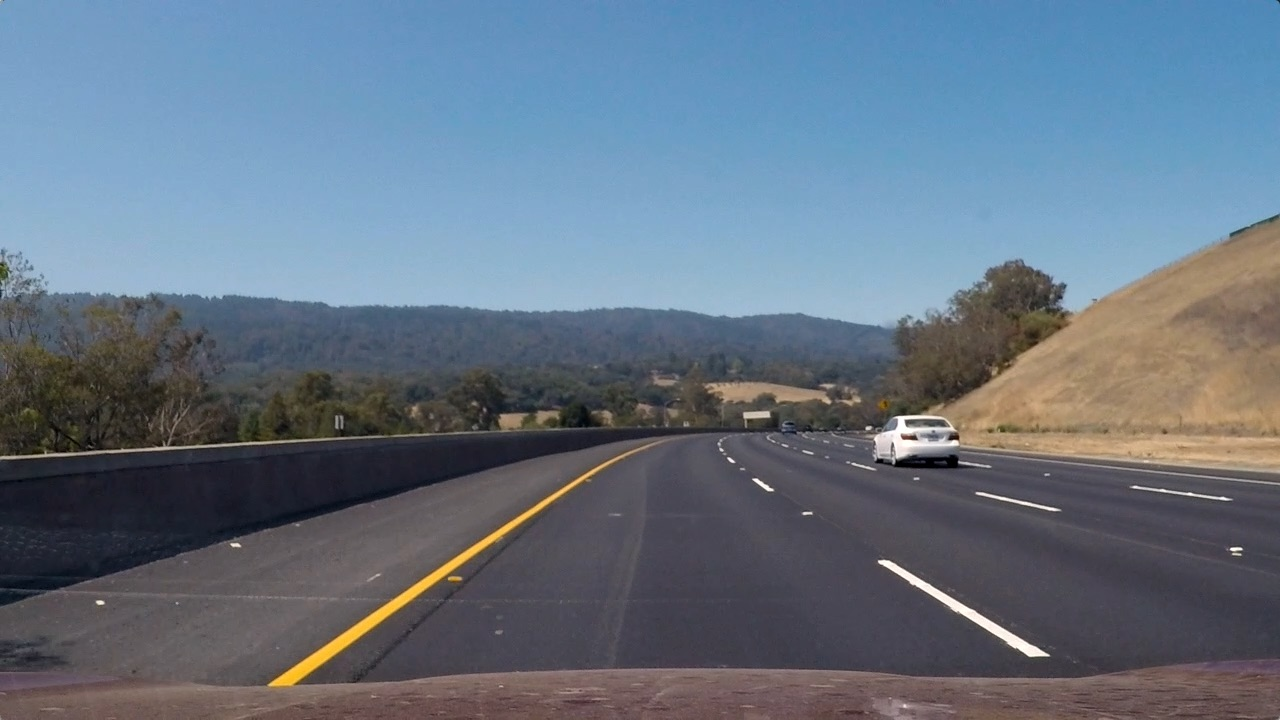
#> input picture threshold.jpg, 1280 x 720 px
$ jupyter execute --allow-errors Phase1_CSE483_18P3059.ipynb   (shell and % lines are left out)   (older library calls are emulated)
#> lines starting #> are read from the running program, lines starting #| are printed output that depends on the picture; after the words box and inside, x2 and y2 are one past the last pixel; in counts of white or black regions, pixels touching at a corner belong together
# Phase 1 - Computer Vision Project
**Done by: Mariam Yasser Abdelmageed Meckawy - 18P3059**

### Table of Contents
 1) [Gray-scale Thresholding](#Thresh)<br>
 2) [Bird-eye View](#Bird_eye)<br>
 3) [Highlighting the Lane Boundaries](#bound)<br>
 4) [Radius of Curve](#radius)<br>
 5) [Highlighting Lane](#lane)<br>
 6) [Outout](#Output)


[cell 1]
import numpy as np
import cv2
import matplotlib.image as mpimg
import matplotlib.pyplot as plt

## Gray-scale Thresholding  <a class="anchor" id="Thresh"></a>
Application on Sobel operator to get edges

[cell 2]
image = mpimg.imread('threshold.jpg')
#> image is the input picture: shape (720, 1280, 3); mean R, G, B 101.1, 115.3, 130.7

# create color and gradient pipeline.
def color_grid_thresh(img, s_thresh=(130, 255),h_thresh=(15,100),sx_thresh=(20, 100)):

    # gray scale the image for gradient processing
#> called with s_thresh = (30, 255), h_thresh = (15, 55), sx_thresh = (10, 50)
    gray = cv2.cvtColor(img, cv2.COLOR_RGB2GRAY)

    # Apply sobel on the x-axis to get vertical edges
    sobelx = cv2.Sobel(gray, cv2.CV_64F, 1, 0)
    abs_sobelx = np.absolute(sobelx)

    #converting Gray imaged to RGB colored image again
    scaled_sobel = np.uint8(255*abs_sobelx/np.max(abs_sobelx))

    # Threshold x gradient
    sx = np.zeros_like(scaled_sobel)
    sx[(scaled_sobel >= sx_thresh[0]) & (scaled_sobel <= sx_thresh[1])] = 1

    # Convert to HLS color space to control hue, saturation
    hls = cv2.cvtColor(img, cv2.COLOR_RGB2HLS)
#> hls: shape (720, 1280, 3); mean of channels 0, 1, 2 94.8, 115.7, 62.1

    h_channel = hls[:,:,0]
    s_channel = hls[:,:,2]
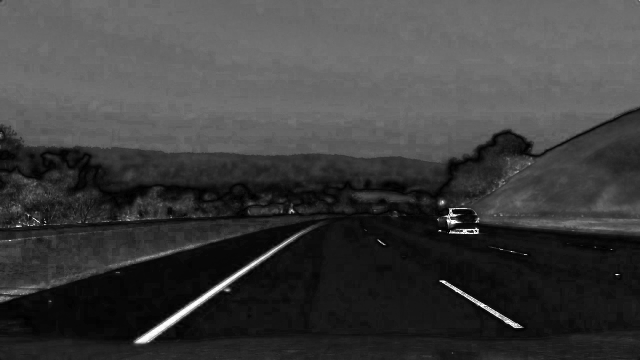
#> s_channel: shape (720, 1280) (shown at 1/2 size); min 0, max 255, mean 62.1

    s_binary = np.zeros_like(s_channel)
    s_binary[(s_channel >= s_thresh[0]) & (s_channel <= s_thresh[1])] = 1

    h_binary = np.zeros_like(h_channel)
    h_binary[(h_channel >= h_thresh[0]) & (h_channel <= h_thresh[1])] = 1

    # Combine the two thresholds
    combined_binary = np.zeros_like(sx)
    combined_binary[(s_binary == 1) |(h_binary == 1) | (sx == 1)] = 1
    return combined_binary

img_threaded = color_grid_thresh(image, s_thresh=(30, 255), h_thresh=(15,55), sx_thresh=(10, 50))
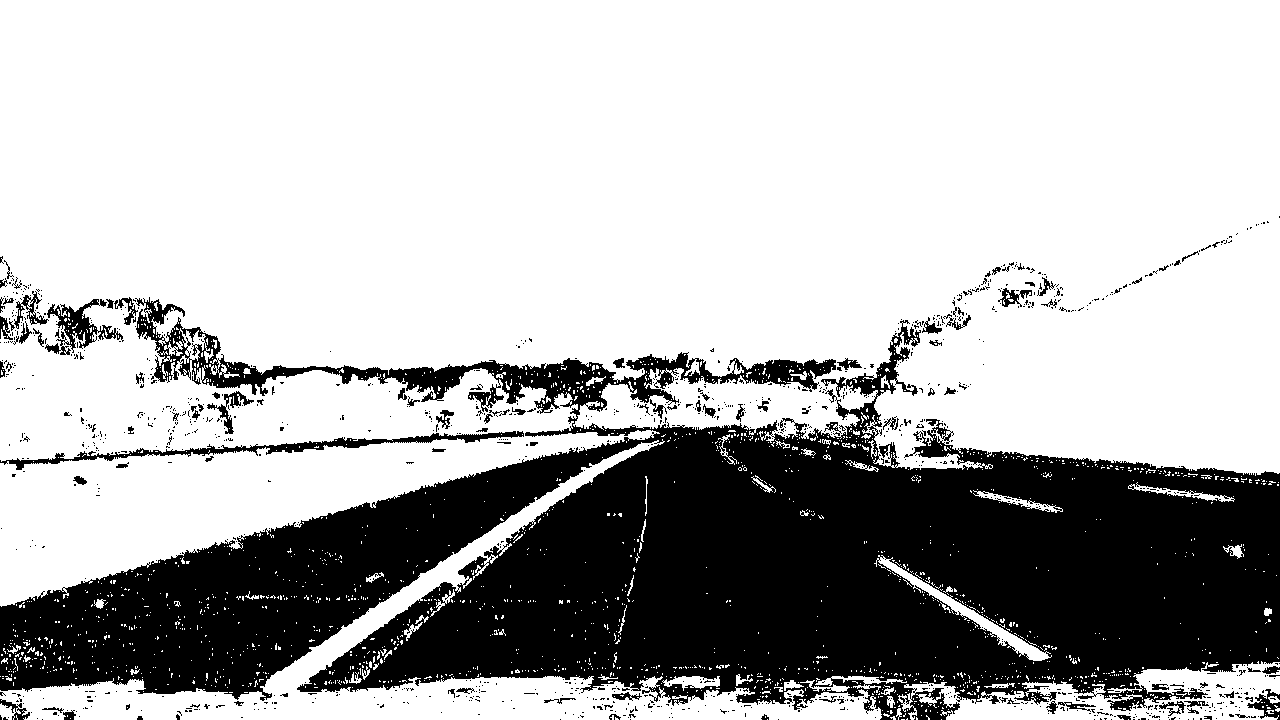
#> img_threaded: shape (720, 1280); values 0 (black) and 1 (white), 70.2% white; 1133 black regions (1031 under 20 px), largest, box (x1, y1, x2, y2) and area: (0, 297, 1280, 720) 260312, (0, 431, 524, 470) 2771, (45, 299, 124, 355) 1439
cv2.imwrite('output_images/after_thersholding.png',img_threaded)

# Plot the result
f, (ax1, ax2) = plt.subplots(1, 2, figsize=(20, 10))
f.tight_layout()

ax1.set_title('Original Image', fontsize=30)
ax1.imshow(image)


ax2.set_title('Sobel & Gradient thresholds', fontsize=30)
ax2.imshow(img_threaded,cmap='gray')

## Bird's Eye View  <a class="anchor" id="Bird_eye"></a>
Application on Geometric tranformations, we will get the values of the points of the pixels we want by opening the image in paint and standing on the points we want to get their x and y values and the values will be showing in the bar at the bottom

[cell 3]
img = mpimg.imread('highway1.jpg')
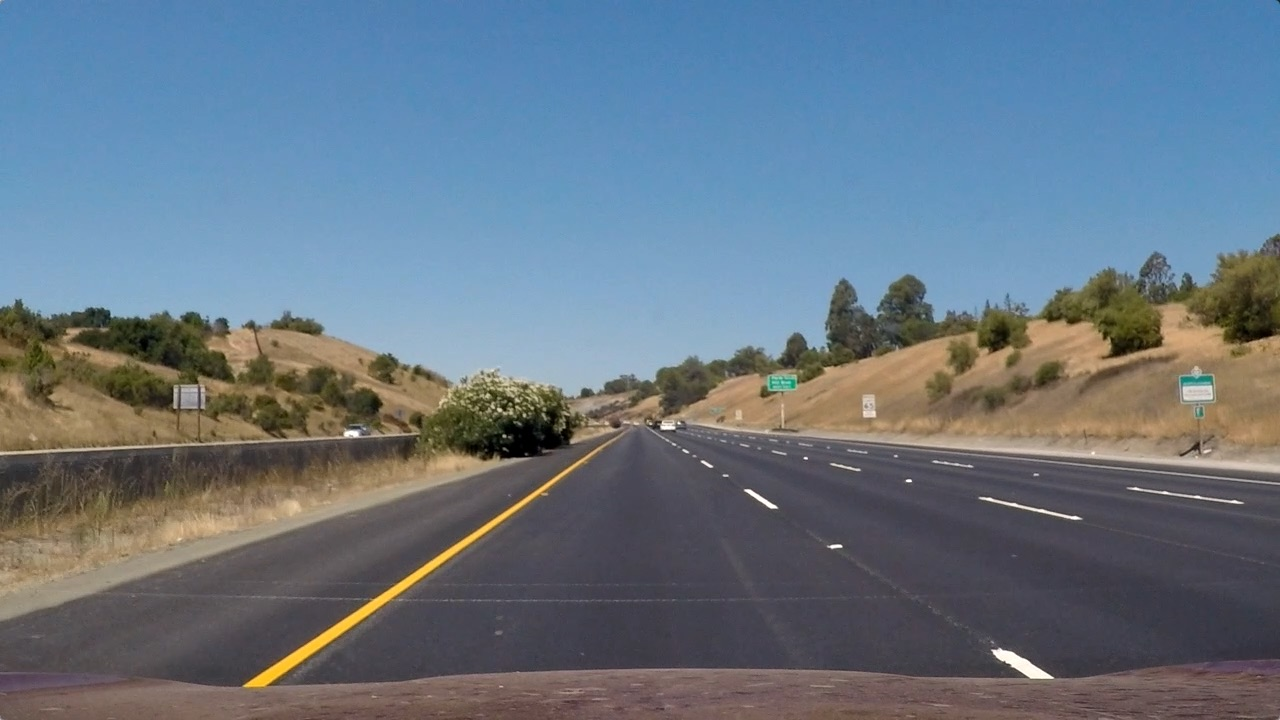
#> input picture highway1.jpg, 1280 x 720 px
#> img is the input picture: shape (720, 1280, 3); mean R, G, B 103.2, 117.7, 131.2
img_size = (img.shape[1],img.shape[0])

#points we want to change their view
src = np.float32([[705, 461],[999, 650],[303,650],[581, 462]])

print(img_size)
#| (1280, 720)

[cell 4]
#output image points
dst = np.float32([[805,1],[805, 720],[410,720],[410,1]])

#Change the perspective of the road using wrapping
M = cv2.getPerspectiveTransform(src,dst)
presp = cv2.getPerspectiveTransform(dst,src)
warped = cv2.warpPerspective(img_threaded,M,img_size,flags=cv2.INTER_LINEAR)
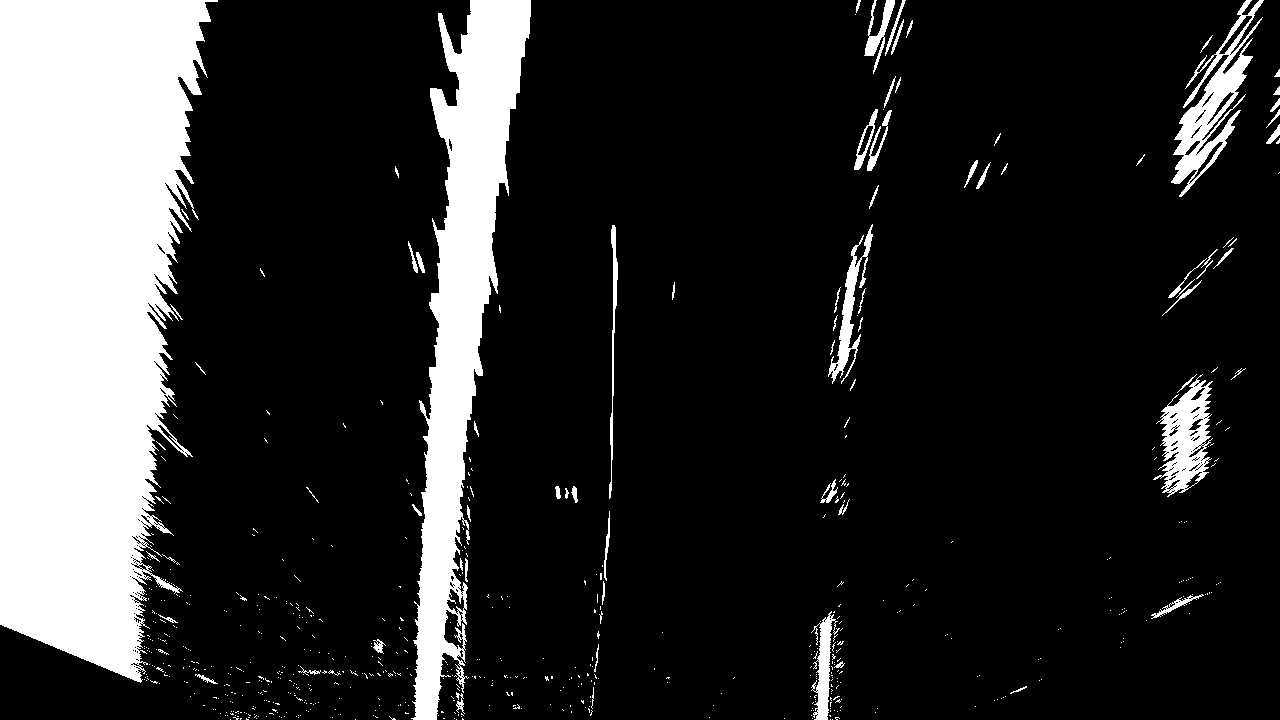
#> warped: shape (720, 1280); values 0 (black) and 1 (white), 17.8% white; 640 white regions (563 under 20 px), largest, box (x1, y1, x2, y2) and area: (0, 0, 218, 683) 110527, (411, 0, 531, 720) 34943, (1171, 0, 1264, 197) 5075

f, (ax1, ax2) = plt.subplots(1, 2, figsize=(24, 9))
f.tight_layout()
ax1.imshow(img)
ax1.set_title('Original Image', fontsize=30)
ax2.imshow(warped,cmap='gray')
ax2.set_title('Transformed Image', fontsize=30)
#> (the rest of the program and of its run is left out)
